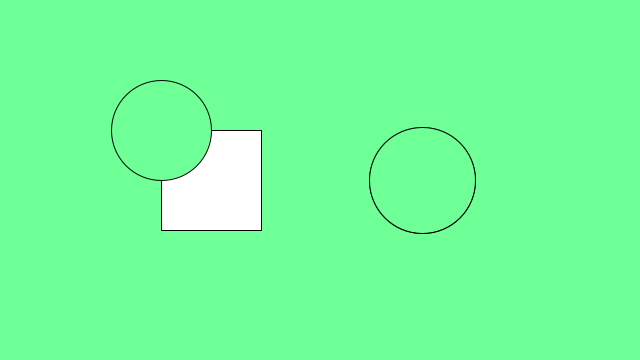
Frame 1 (no input)
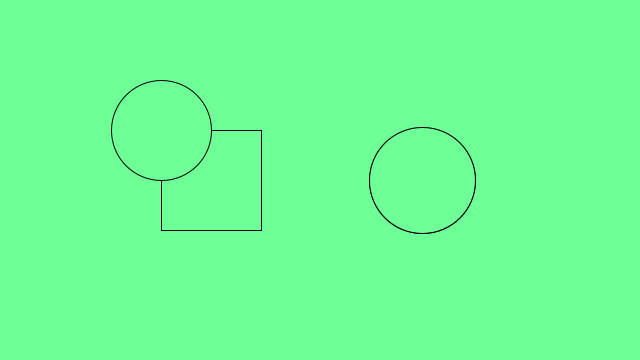
Frame 60 (the mouse pressed at the canvas centre just before this capture)
Frame 120 (the mouse held since frame 60 and released just before this capture): identical to frame 60, image omitted

The Processing sketch that drew these frames (run headless with seeded random() and noise(); from frame 60 on, the mouse is pressed at the canvas centre):

// Processing sketch: processing_65869
// ── processing_65869.pde

// dmb workshop 3 VARIABLES, RESPONSE  "gotta go"
  
  
float rx, ry;    // rectangle x- and y-coordinate
float rd = 100;  // rectangle width
  
float ex, ey;    // ellipse x- and y-coordinate
float ed = 106;  // ellipse diameter
  
void setup() {
  size(640, 360);
  smooth();
   
  // Setting the x- and y-coordinates for the rectangle
  rx = width * 0.33 - rd/2;
  ry = height * 0.5 - rd/2;
   
  // Setting the x- and y-coordinates for the ellipse
  ex = width * 0.66;
  ey = height * 0.5;
}
  // Setting up interactive circumstances
  void draw() {
  background(110,255,150);
  ellipse(200,200,20,20);
  rect(rx, ry, rd, rd);
  fill(110,255,150);
  ellipse(ex, ey, ed, ed);
  if ((mouseX>=rx)&&(mouseX<=rx+100)&&(mouseY>height * 0.5 - rd/2)
  &&(mouseY<height * 0.5 + rd/2)){background(0,0,0);}
  if ((mouseX<=ex+53)&&(mouseX>ex-53)&&(mouseY<=ey+53)
  &&(mouseY>ey-53)){background(110,255,150);}
  ellipse(rx, ry, rd, rd);
  ellipse(ex, ey, ed, ed);
}
